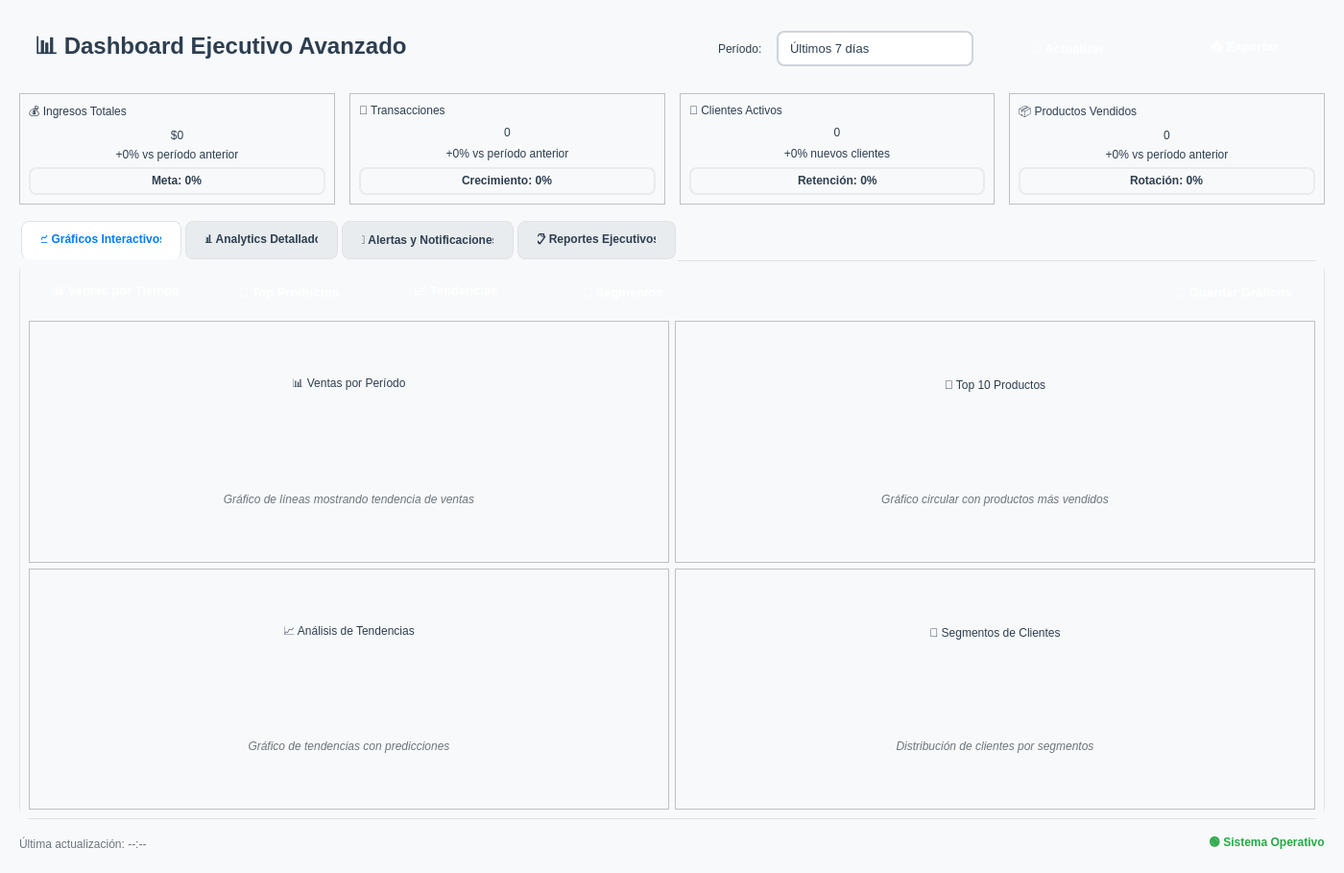
<?xml version="1.0" encoding="UTF-8"?>
<ui version="4.0">
 <class>ExecutiveDashboardAdvancedWidget</class>
 <widget class="QWidget" name="ExecutiveDashboardAdvancedWidget">
  <property name="geometry">
   <rect>
    <x>0</x>
    <y>0</y>
    <width>1400</width>
    <height>900</height>
   </rect>
  </property>
  <property name="windowTitle">
   <string>📊 Dashboard Ejecutivo Avanzado</string>
  </property>
  <property name="styleSheet">
   <string>
QWidget {
    background-color: #f8f9fa;
    color: #2c3e50;
    font-family: 'Segoe UI', Arial, sans-serif;
}

QFrame#frameKPI {
    background: qlineargradient(x1:0, y1:0, x2:1, y2:1, 
                stop:0 #ffffff, stop:1 #f8f9fa);
    border: 1px solid #e9ecef;
    border-radius: 12px;
    padding: 15px;
    margin: 5px;
}

QFrame#frameChart {
    background: white;
    border: 1px solid #dee2e6;
    border-radius: 12px;
    padding: 20px;
    margin: 10px;
}

QLabel#lblKPITitle {
    font-size: 14px;
    font-weight: bold;
    color: #6c757d;
    margin-bottom: 5px;
}

QLabel#lblKPIValue {
    font-size: 28px;
    font-weight: bold;
    color: #007bff;
    margin: 5px 0px;
}

QLabel#lblKPIChange {
    font-size: 12px;
    font-weight: bold;
    margin-top: 3px;
}

QLabel#lblPositive {
    color: #28a745;
}

QLabel#lblNegative {
    color: #dc3545;
}

QLabel#lblNeutral {
    color: #6c757d;
}

QPushButton {
    background: qlineargradient(x1:0, y1:0, x2:0, y2:1, 
                stop:0 #007bff, stop:1 #0056b3);
    color: white;
    border: none;
    border-radius: 8px;
    padding: 12px 24px;
    font-weight: bold;
    font-size: 13px;
    min-width: 120px;
}

QPushButton:hover {
    background: qlineargradient(x1:0, y1:0, x2:0, y2:1, 
                stop:0 #0056b3, stop:1 #004085);
}

QPushButton:pressed {
    background: #004085;
}

QPushButton#btnRefresh {
    background: qlineargradient(x1:0, y1:0, x2:0, y2:1, 
                stop:0 #28a745, stop:1 #1e7e34);
}

QPushButton#btnRefresh:hover {
    background: qlineargradient(x1:0, y1:0, x2:0, y2:1, 
                stop:0 #1e7e34, stop:1 #1c7430);
}

QPushButton#btnExport {
    background: qlineargradient(x1:0, y1:0, x2:0, y2:1, 
                stop:0 #ffc107, stop:1 #e0a800);
    color: #212529;
}

QPushButton#btnExport:hover {
    background: qlineargradient(x1:0, y1:0, x2:0, y2:1, 
                stop:0 #e0a800, stop:1 #d39e00);
}

QPushButton#btnAlert {
    background: qlineargradient(x1:0, y1:0, x2:0, y2:1, 
                stop:0 #dc3545, stop:1 #c82333);
}

QPushButton#btnAlert:hover {
    background: qlineargradient(x1:0, y1:0, x2:0, y2:1, 
                stop:0 #c82333, stop:1 #bd2130);
}

QComboBox {
    background: white;
    border: 2px solid #ced4da;
    border-radius: 8px;
    padding: 8px 12px;
    font-size: 13px;
    min-width: 150px;
}

QComboBox:focus {
    border-color: #007bff;
}

QComboBox::drop-down {
    border: none;
    width: 25px;
}

QComboBox::down-arrow {
    width: 12px;
    height: 12px;
}

QTabWidget::pane {
    border: 1px solid #dee2e6;
    background: white;
    border-radius: 12px;
    margin-top: -1px;
}

QTabBar::tab {
    background: #e9ecef;
    border: 1px solid #dee2e6;
    padding: 12px 20px;
    margin: 2px;
    border-radius: 8px 8px 0 0;
    font-weight: bold;
    min-width: 100px;
}

QTabBar::tab:selected {
    background: white;
    border-bottom-color: white;
    color: #007bff;
}

QTabBar::tab:hover {
    background: #f8f9fa;
}

QProgressBar {
    border: 2px solid #e9ecef;
    border-radius: 8px;
    text-align: center;
    font-weight: bold;
    background: #f8f9fa;
    min-height: 25px;
}

QProgressBar::chunk {
    background: qlineargradient(x1:0, y1:0, x2:1, y2:0, 
                stop:0 #007bff, stop:1 #0056b3);
    border-radius: 6px;
}

QListWidget {
    border: 1px solid #dee2e6;
    border-radius: 8px;
    background: white;
    padding: 10px;
    font-size: 13px;
}

QListWidget::item {
    border: 1px solid transparent;
    border-radius: 4px;
    padding: 8px;
    margin: 2px;
}

QListWidget::item:selected {
    background: #007bff;
    color: white;
}

QListWidget::item:hover {
    background: #e3f2fd;
}

QTableWidget {
    border: 1px solid #dee2e6;
    border-radius: 8px;
    gridline-color: #e9ecef;
    background: white;
    alternate-background-color: #f8f9fa;
    selection-background-color: #007bff;
    selection-color: white;
}

QTableWidget::item {
    padding: 12px 8px;
    border-bottom: 1px solid #e9ecef;
}

QHeaderView::section {
    background: qlineargradient(x1:0, y1:0, x2:0, y2:1, 
                stop:0 #f8f9fa, stop:1 #e9ecef);
    padding: 12px 8px;
    border: 1px solid #dee2e6;
    font-weight: bold;
    color: #495057;
    font-size: 13px;
}

QScrollArea {
    border: none;
    background: transparent;
}

QFrame#frameAlert {
    background: #f8d7da;
    border: 1px solid #f5c6cb;
    border-radius: 8px;
    padding: 15px;
    margin: 5px;
}

QFrame#frameSuccess {
    background: #d4edda;
    border: 1px solid #c3e6cb;
    border-radius: 8px;
    padding: 15px;
    margin: 5px;
}

QFrame#frameWarning {
    background: #fff3cd;
    border: 1px solid #ffeaa7;
    border-radius: 8px;
    padding: 15px;
    margin: 5px;
}

QLabel#lblChartTitle {
    font-size: 16px;
    font-weight: bold;
    color: #2c3e50;
    padding: 10px;
}

QTextEdit {
    border: 1px solid #dee2e6;
    border-radius: 8px;
    padding: 15px;
    background: white;
    font-size: 13px;
    line-height: 1.5;
}
   </string>
  </property>
  <layout class="QVBoxLayout" name="mainLayout">
   <property name="spacing">
    <number>15</number>
   </property>
   <property name="leftMargin">
    <number>20</number>
   </property>
   <property name="topMargin">
    <number>20</number>
   </property>
   <property name="rightMargin">
    <number>20</number>
   </property>
   <property name="bottomMargin">
    <number>20</number>
   </property>
   <item>
    <layout class="QHBoxLayout" name="headerLayout">
     <item>
      <widget class="QLabel" name="lblTitle">
       <property name="text">
        <string>📊 Dashboard Ejecutivo Avanzado</string>
       </property>
       <property name="styleSheet">
        <string>font-size: 24px; font-weight: bold; color: #2c3e50; padding: 10px;</string>
       </property>
      </widget>
     </item>
     <item>
      <spacer name="horizontalSpacer">
       <property name="orientation">
        <enum>Qt::Horizontal</enum>
       </property>
       <property name="sizeHint" stdset="0">
        <size>
         <width>40</width>
         <height>20</height>
        </size>
       </property>
      </spacer>
     </item>
     <item>
      <widget class="QLabel" name="lblPeriodSelector">
       <property name="text">
        <string>Período:</string>
       </property>
      </widget>
     </item>
     <item>
      <widget class="QComboBox" name="cmbPeriod">
       <item>
        <property name="text">
         <string>Últimos 7 días</string>
        </property>
       </item>
       <item>
        <property name="text">
         <string>Últimos 30 días</string>
        </property>
       </item>
       <item>
        <property name="text">
         <string>Últimos 90 días</string>
        </property>
       </item>
       <item>
        <property name="text">
         <string>Último año</string>
        </property>
       </item>
       <item>
        <property name="text">
         <string>Comparar años</string>
        </property>
       </item>
      </widget>
     </item>
     <item>
      <widget class="QPushButton" name="btnRefreshDashboard" id="btnRefresh">
       <property name="text">
        <string>🔄 Actualizar</string>
       </property>
       <property name="toolTip">
        <string>Actualizar todos los datos del dashboard</string>
       </property>
      </widget>
     </item>
     <item>
      <widget class="QPushButton" name="btnExportDashboard" id="btnExport">
       <property name="text">
        <string>📤 Exportar</string>
       </property>
      </widget>
     </item>
    </layout>
   </item>
   <item>
    <layout class="QHBoxLayout" name="kpiLayout">
     <item>
      <widget class="QFrame" name="frameRevenue" id="frameKPI">
       <property name="frameShape">
        <enum>QFrame::StyledPanel</enum>
       </property>
       <property name="frameShadow">
        <enum>QFrame::Raised</enum>
       </property>
       <layout class="QVBoxLayout" name="revenueLayout">
        <item>
         <widget class="QLabel" name="lblRevenueTitle" id="lblKPITitle">
          <property name="text">
           <string>💰 Ingresos Totales</string>
          </property>
         </widget>
        </item>
        <item>
         <widget class="QLabel" name="lblRevenueValue" id="lblKPIValue">
          <property name="text">
           <string>$0</string>
          </property>
          <property name="alignment">
           <set>Qt::AlignCenter</set>
          </property>
         </widget>
        </item>
        <item>
         <widget class="QLabel" name="lblRevenueChange" id="lblKPIChange">
          <property name="text">
           <string>+0% vs período anterior</string>
          </property>
          <property name="alignment">
           <set>Qt::AlignCenter</set>
          </property>
         </widget>
        </item>
        <item>
         <widget class="QProgressBar" name="progressRevenue">
          <property name="value">
           <number>0</number>
          </property>
          <property name="format">
           <string>Meta: %p%</string>
          </property>
         </widget>
        </item>
       </layout>
      </widget>
     </item>
     <item>
      <widget class="QFrame" name="frameTransactions" id="frameKPI">
       <property name="frameShape">
        <enum>QFrame::StyledPanel</enum>
       </property>
       <property name="frameShadow">
        <enum>QFrame::Raised</enum>
       </property>
       <layout class="QVBoxLayout" name="transactionsLayout">
        <item>
         <widget class="QLabel" name="lblTransactionsTitle" id="lblKPITitle">
          <property name="text">
           <string>🛒 Transacciones</string>
          </property>
         </widget>
        </item>
        <item>
         <widget class="QLabel" name="lblTransactionsValue" id="lblKPIValue">
          <property name="text">
           <string>0</string>
          </property>
          <property name="alignment">
           <set>Qt::AlignCenter</set>
          </property>
         </widget>
        </item>
        <item>
         <widget class="QLabel" name="lblTransactionsChange" id="lblKPIChange">
          <property name="text">
           <string>+0% vs período anterior</string>
          </property>
          <property name="alignment">
           <set>Qt::AlignCenter</set>
          </property>
         </widget>
        </item>
        <item>
         <widget class="QProgressBar" name="progressTransactions">
          <property name="value">
           <number>0</number>
          </property>
          <property name="format">
           <string>Crecimiento: %p%</string>
          </property>
         </widget>
        </item>
       </layout>
      </widget>
     </item>
     <item>
      <widget class="QFrame" name="frameCustomers" id="frameKPI">
       <property name="frameShape">
        <enum>QFrame::StyledPanel</enum>
       </property>
       <property name="frameShadow">
        <enum>QFrame::Raised</enum>
       </property>
       <layout class="QVBoxLayout" name="customersLayout">
        <item>
         <widget class="QLabel" name="lblCustomersTitle" id="lblKPITitle">
          <property name="text">
           <string>👥 Clientes Activos</string>
          </property>
         </widget>
        </item>
        <item>
         <widget class="QLabel" name="lblCustomersValue" id="lblKPIValue">
          <property name="text">
           <string>0</string>
          </property>
          <property name="alignment">
           <set>Qt::AlignCenter</set>
          </property>
         </widget>
        </item>
        <item>
         <widget class="QLabel" name="lblCustomersChange" id="lblKPIChange">
          <property name="text">
           <string>+0% nuevos clientes</string>
          </property>
          <property name="alignment">
           <set>Qt::AlignCenter</set>
          </property>
         </widget>
        </item>
        <item>
         <widget class="QProgressBar" name="progressCustomers">
          <property name="value">
           <number>0</number>
          </property>
          <property name="format">
           <string>Retención: %p%</string>
          </property>
         </widget>
        </item>
       </layout>
      </widget>
     </item>
     <item>
      <widget class="QFrame" name="frameProducts" id="frameKPI">
       <property name="frameShape">
        <enum>QFrame::StyledPanel</enum>
       </property>
       <property name="frameShadow">
        <enum>QFrame::Raised</enum>
       </property>
       <layout class="QVBoxLayout" name="productsLayout">
        <item>
         <widget class="QLabel" name="lblProductsTitle" id="lblKPITitle">
          <property name="text">
           <string>📦 Productos Vendidos</string>
          </property>
         </widget>
        </item>
        <item>
         <widget class="QLabel" name="lblProductsValue" id="lblKPIValue">
          <property name="text">
           <string>0</string>
          </property>
          <property name="alignment">
           <set>Qt::AlignCenter</set>
          </property>
         </widget>
        </item>
        <item>
         <widget class="QLabel" name="lblProductsChange" id="lblKPIChange">
          <property name="text">
           <string>+0% vs período anterior</string>
          </property>
          <property name="alignment">
           <set>Qt::AlignCenter</set>
          </property>
         </widget>
        </item>
        <item>
         <widget class="QProgressBar" name="progressProducts">
          <property name="value">
           <number>0</number>
          </property>
          <property name="format">
           <string>Rotación: %p%</string>
          </property>
         </widget>
        </item>
       </layout>
      </widget>
     </item>
    </layout>
   </item>
   <item>
    <widget class="QTabWidget" name="tabWidget">
     <property name="currentIndex">
      <number>0</number>
     </property>
     <widget class="QWidget" name="tabCharts">
      <attribute name="title">
       <string>📈 Gráficos Interactivos</string>
      </attribute>
      <layout class="QVBoxLayout" name="chartsLayout">
       <item>
        <layout class="QHBoxLayout" name="chartsControlsLayout">
         <item>
          <widget class="QPushButton" name="btnToggleChart1">
           <property name="text">
            <string>📊 Ventas por Tiempo</string>
           </property>
           <property name="checkable">
            <bool>true</bool>
           </property>
           <property name="checked">
            <bool>true</bool>
           </property>
          </widget>
         </item>
         <item>
          <widget class="QPushButton" name="btnToggleChart2">
           <property name="text">
            <string>🥧 Top Productos</string>
           </property>
           <property name="checkable">
            <bool>true</bool>
           </property>
           <property name="checked">
            <bool>true</bool>
           </property>
          </widget>
         </item>
         <item>
          <widget class="QPushButton" name="btnToggleChart3">
           <property name="text">
            <string>📈 Tendencias</string>
           </property>
           <property name="checkable">
            <bool>true</bool>
           </property>
           <property name="checked">
            <bool>true</bool>
           </property>
          </widget>
         </item>
         <item>
          <widget class="QPushButton" name="btnToggleChart4">
           <property name="text">
            <string>🎯 Segmentos</string>
           </property>
           <property name="checkable">
            <bool>true</bool>
           </property>
           <property name="checked">
            <bool>true</bool>
           </property>
          </widget>
         </item>
         <item>
          <spacer name="horizontalSpacer_2">
           <property name="orientation">
            <enum>Qt::Horizontal</enum>
           </property>
           <property name="sizeHint" stdset="0">
            <size>
             <width>40</width>
             <height>20</height>
            </size>
           </property>
          </spacer>
         </item>
         <item>
          <widget class="QPushButton" name="btnSaveCharts" id="btnExport">
           <property name="text">
            <string>💾 Guardar Gráficos</string>
           </property>
          </widget>
         </item>
        </layout>
       </item>
       <item>
        <layout class="QHBoxLayout" name="chartsRowLayout">
         <item>
          <widget class="QFrame" name="frameChart1" id="frameChart">
           <property name="frameShape">
            <enum>QFrame::StyledPanel</enum>
           </property>
           <property name="frameShadow">
            <enum>QFrame::Raised</enum>
           </property>
           <property name="minimumSize">
            <size>
             <width>300</width>
             <height>250</height>
            </size>
           </property>
           <layout class="QVBoxLayout" name="chart1Layout">
            <item>
             <widget class="QLabel" name="lblChart1Title" id="lblChartTitle">
              <property name="text">
               <string>📊 Ventas por Período</string>
              </property>
              <property name="alignment">
               <set>Qt::AlignCenter</set>
              </property>
             </widget>
            </item>
            <item>
             <widget class="QLabel" name="lblChart1Placeholder">
              <property name="text">
               <string>Gráfico de líneas mostrando tendencia de ventas</string>
              </property>
              <property name="alignment">
               <set>Qt::AlignCenter</set>
              </property>
              <property name="styleSheet">
               <string>color: #6c757d; font-style: italic; padding: 40px;</string>
              </property>
              <property name="wordWrap">
               <bool>true</bool>
              </property>
             </widget>
            </item>
           </layout>
          </widget>
         </item>
         <item>
          <widget class="QFrame" name="frameChart2" id="frameChart">
           <property name="frameShape">
            <enum>QFrame::StyledPanel</enum>
           </property>
           <property name="frameShadow">
            <enum>QFrame::Raised</enum>
           </property>
           <property name="minimumSize">
            <size>
             <width>300</width>
             <height>250</height>
            </size>
           </property>
           <layout class="QVBoxLayout" name="chart2Layout">
            <item>
             <widget class="QLabel" name="lblChart2Title" id="lblChartTitle">
              <property name="text">
               <string>🥧 Top 10 Productos</string>
              </property>
              <property name="alignment">
               <set>Qt::AlignCenter</set>
              </property>
             </widget>
            </item>
            <item>
             <widget class="QLabel" name="lblChart2Placeholder">
              <property name="text">
               <string>Gráfico circular con productos más vendidos</string>
              </property>
              <property name="alignment">
               <set>Qt::AlignCenter</set>
              </property>
              <property name="styleSheet">
               <string>color: #6c757d; font-style: italic; padding: 40px;</string>
              </property>
              <property name="wordWrap">
               <bool>true</bool>
              </property>
             </widget>
            </item>
           </layout>
          </widget>
         </item>
        </layout>
       </item>
       <item>
        <layout class="QHBoxLayout" name="chartsRow2Layout">
         <item>
          <widget class="QFrame" name="frameChart3" id="frameChart">
           <property name="frameShape">
            <enum>QFrame::StyledPanel</enum>
           </property>
           <property name="frameShadow">
            <enum>QFrame::Raised</enum>
           </property>
           <property name="minimumSize">
            <size>
             <width>300</width>
             <height>250</height>
            </size>
           </property>
           <layout class="QVBoxLayout" name="chart3Layout">
            <item>
             <widget class="QLabel" name="lblChart3Title" id="lblChartTitle">
              <property name="text">
               <string>📈 Análisis de Tendencias</string>
              </property>
              <property name="alignment">
               <set>Qt::AlignCenter</set>
              </property>
             </widget>
            </item>
            <item>
             <widget class="QLabel" name="lblChart3Placeholder">
              <property name="text">
               <string>Gráfico de tendencias con predicciones</string>
              </property>
              <property name="alignment">
               <set>Qt::AlignCenter</set>
              </property>
              <property name="styleSheet">
               <string>color: #6c757d; font-style: italic; padding: 40px;</string>
              </property>
              <property name="wordWrap">
               <bool>true</bool>
              </property>
             </widget>
            </item>
           </layout>
          </widget>
         </item>
         <item>
          <widget class="QFrame" name="frameChart4" id="frameChart">
           <property name="frameShape">
            <enum>QFrame::StyledPanel</enum>
           </property>
           <property name="frameShadow">
            <enum>QFrame::Raised</enum>
           </property>
           <property name="minimumSize">
            <size>
             <width>300</width>
             <height>250</height>
            </size>
           </property>
           <layout class="QVBoxLayout" name="chart4Layout">
            <item>
             <widget class="QLabel" name="lblChart4Title" id="lblChartTitle">
              <property name="text">
               <string>🎯 Segmentos de Clientes</string>
              </property>
              <property name="alignment">
               <set>Qt::AlignCenter</set>
              </property>
             </widget>
            </item>
            <item>
             <widget class="QLabel" name="lblChart4Placeholder">
              <property name="text">
               <string>Distribución de clientes por segmentos</string>
              </property>
              <property name="alignment">
               <set>Qt::AlignCenter</set>
              </property>
              <property name="styleSheet">
               <string>color: #6c757d; font-style: italic; padding: 40px;</string>
              </property>
              <property name="wordWrap">
               <bool>true</bool>
              </property>
             </widget>
            </item>
           </layout>
          </widget>
         </item>
        </layout>
       </item>
      </layout>
     </widget>
     <widget class="QWidget" name="tabAnalytics">
      <attribute name="title">
       <string>📊 Analytics Detallado</string>
      </attribute>
      <layout class="QVBoxLayout" name="analyticsLayout">
       <item>
        <layout class="QHBoxLayout" name="analyticsTopLayout">
         <item>
          <widget class="QFrame" name="frameTopProducts" id="frameChart">
           <property name="frameShape">
            <enum>QFrame::StyledPanel</enum>
           </property>
           <property name="frameShadow">
            <enum>QFrame::Raised</enum>
           </property>
           <layout class="QVBoxLayout" name="topProductsLayout">
            <item>
             <widget class="QLabel" name="lblTopProductsTitle" id="lblChartTitle">
              <property name="text">
               <string>🏆 Top 10 Productos Más Vendidos</string>
              </property>
              <property name="alignment">
               <set>Qt::AlignCenter</set>
              </property>
             </widget>
            </item>
            <item>
             <widget class="QTableWidget" name="tblTopProducts">
              <property name="alternatingRowColors">
               <bool>true</bool>
              </property>
              <property name="selectionBehavior">
               <enum>QAbstractItemView::SelectRows</enum>
              </property>
              <property name="sortingEnabled">
               <bool>true</bool>
              </property>
             </widget>
            </item>
           </layout>
          </widget>
         </item>
         <item>
          <widget class="QFrame" name="frameTopCustomers" id="frameChart">
           <property name="frameShape">
            <enum>QFrame::StyledPanel</enum>
           </property>
           <property name="frameShadow">
            <enum>QFrame::Raised</enum>
           </property>
           <layout class="QVBoxLayout" name="topCustomersLayout">
            <item>
             <widget class="QLabel" name="lblTopCustomersTitle" id="lblChartTitle">
              <property name="text">
               <string>💎 Top 10 Clientes VIP</string>
              </property>
              <property name="alignment">
               <set>Qt::AlignCenter</set>
              </property>
             </widget>
            </item>
            <item>
             <widget class="QTableWidget" name="tblTopCustomers">
              <property name="alternatingRowColors">
               <bool>true</bool>
              </property>
              <property name="selectionBehavior">
               <enum>QAbstractItemView::SelectRows</enum>
              </property>
              <property name="sortingEnabled">
               <bool>true</bool>
              </property>
             </widget>
            </item>
           </layout>
          </widget>
         </item>
        </layout>
       </item>
       <item>
        <widget class="QFrame" name="framePerformanceMetrics" id="frameChart">
         <property name="frameShape">
          <enum>QFrame::StyledPanel</enum>
         </property>
         <property name="frameShadow">
          <enum>QFrame::Raised</enum>
         </property>
         <layout class="QVBoxLayout" name="performanceMetricsLayout">
          <item>
           <widget class="QLabel" name="lblPerformanceTitle" id="lblChartTitle">
            <property name="text">
             <string>⚡ Métricas de Rendimiento</string>
            </property>
            <property name="alignment">
             <set>Qt::AlignCenter</set>
            </property>
           </widget>
          </item>
          <item>
           <widget class="QTableWidget" name="tblPerformanceMetrics">
            <property name="maximumHeight">
             <number>200</number>
            </property>
            <property name="alternatingRowColors">
             <bool>true</bool>
            </property>
            <property name="selectionBehavior">
             <enum>QAbstractItemView::SelectRows</enum>
            </property>
            <property name="sortingEnabled">
             <bool>true</bool>
            </property>
           </widget>
          </item>
         </layout>
        </widget>
       </item>
      </layout>
     </widget>
     <widget class="QWidget" name="tabAlerts">
      <attribute name="title">
       <string>🚨 Alertas y Notificaciones</string>
      </attribute>
      <layout class="QVBoxLayout" name="alertsLayout">
       <item>
        <layout class="QHBoxLayout" name="alertsControlsLayout">
         <item>
          <widget class="QPushButton" name="btnCriticalAlerts" id="btnAlert">
           <property name="text">
            <string>🚨 Críticas (0)</string>
           </property>
          </widget>
         </item>
         <item>
          <widget class="QPushButton" name="btnWarningAlerts" id="btnExport">
           <property name="text">
            <string>⚠️ Advertencias (0)</string>
           </property>
          </widget>
         </item>
         <item>
          <widget class="QPushButton" name="btnInfoAlerts">
           <property name="text">
            <string>ℹ️ Información (0)</string>
           </property>
          </widget>
         </item>
         <item>
          <spacer name="horizontalSpacer_3">
           <property name="orientation">
            <enum>Qt::Horizontal</enum>
           </property>
           <property name="sizeHint" stdset="0">
            <size>
             <width>40</width>
             <height>20</height>
            </size>
           </property>
          </spacer>
         </item>
         <item>
          <widget class="QPushButton" name="btnMarkAllRead">
           <property name="text">
            <string>✅ Marcar Todas Leídas</string>
           </property>
          </widget>
         </item>
        </layout>
       </item>
       <item>
        <layout class="QHBoxLayout" name="alertsContentLayout">
         <item>
          <widget class="QFrame" name="frameCriticalAlerts" id="frameAlert">
           <property name="frameShape">
            <enum>QFrame::StyledPanel</enum>
           </property>
           <property name="frameShadow">
            <enum>QFrame::Raised</enum>
           </property>
           <layout class="QVBoxLayout" name="criticalAlertsLayout">
            <item>
             <widget class="QLabel" name="lblCriticalTitle">
              <property name="text">
               <string>🚨 Alertas Críticas</string>
              </property>
              <property name="styleSheet">
               <string>font-weight: bold; color: #dc3545; font-size: 14px;</string>
              </property>
             </widget>
            </item>
            <item>
             <widget class="QListWidget" name="listCriticalAlerts">
              <property name="maximumHeight">
               <number>150</number>
              </property>
             </widget>
            </item>
           </layout>
          </widget>
         </item>
         <item>
          <widget class="QFrame" name="frameWarningAlerts" id="frameWarning">
           <property name="frameShape">
            <enum>QFrame::StyledPanel</enum>
           </property>
           <property name="frameShadow">
            <enum>QFrame::Raised</enum>
           </property>
           <layout class="QVBoxLayout" name="warningAlertsLayout">
            <item>
             <widget class="QLabel" name="lblWarningTitle">
              <property name="text">
               <string>⚠️ Advertencias</string>
              </property>
              <property name="styleSheet">
               <string>font-weight: bold; color: #e0a800; font-size: 14px;</string>
              </property>
             </widget>
            </item>
            <item>
             <widget class="QListWidget" name="listWarningAlerts">
              <property name="maximumHeight">
               <number>150</number>
              </property>
             </widget>
            </item>
           </layout>
          </widget>
         </item>
         <item>
          <widget class="QFrame" name="frameInfoAlerts" id="frameSuccess">
           <property name="frameShape">
            <enum>QFrame::StyledPanel</enum>
           </property>
           <property name="frameShadow">
            <enum>QFrame::Raised</enum>
           </property>
           <layout class="QVBoxLayout" name="infoAlertsLayout">
            <item>
             <widget class="QLabel" name="lblInfoTitle">
              <property name="text">
               <string>ℹ️ Información</string>
              </property>
              <property name="styleSheet">
               <string>font-weight: bold; color: #28a745; font-size: 14px;</string>
              </property>
             </widget>
            </item>
            <item>
             <widget class="QListWidget" name="listInfoAlerts">
              <property name="maximumHeight">
               <number>150</number>
              </property>
             </widget>
            </item>
           </layout>
          </widget>
         </item>
        </layout>
       </item>
       <item>
        <widget class="QFrame" name="frameAlertHistory" id="frameChart">
         <property name="frameShape">
          <enum>QFrame::StyledPanel</enum>
         </property>
         <property name="frameShadow">
          <enum>QFrame::Raised</enum>
         </property>
         <layout class="QVBoxLayout" name="alertHistoryLayout">
          <item>
           <widget class="QLabel" name="lblAlertHistoryTitle" id="lblChartTitle">
            <property name="text">
             <string>📚 Historial de Alertas</string>
            </property>
            <property name="alignment">
             <set>Qt::AlignCenter</set>
            </property>
           </widget>
          </item>
          <item>
           <widget class="QTextEdit" name="txtAlertHistory">
            <property name="maximumHeight">
             <number>200</number>
            </property>
            <property name="readOnly">
             <bool>true</bool>
            </property>
            <property name="html">
             <string>&lt;!DOCTYPE HTML PUBLIC &quot;-//W3C//DTD HTML 4.0//EN&quot; &quot;http://www.w3.org/TR/REC-html40/strict.dtd&quot;&gt;
&lt;html&gt;&lt;head&gt;&lt;meta name=&quot;qrichtext&quot; content=&quot;1&quot; /&gt;&lt;style type=&quot;text/css&quot;&gt;
p, li { white-space: pre-wrap; }
&lt;/style&gt;&lt;/head&gt;&lt;body style=&quot; font-family:'Segoe UI',Arial,sans-serif; font-size:13pt; font-weight:400; font-style:normal;&quot;&gt;
&lt;p style=&quot; margin-top:0px; margin-bottom:0px; margin-left:0px; margin-right:0px; -qt-block-indent:0; text-indent:0px;&quot;&gt;&lt;span style=&quot; color:#6c757d;&quot;&gt;El historial de alertas aparecerá aquí...&lt;/span&gt;&lt;/p&gt;&lt;/body&gt;&lt;/html&gt;</string>
            </property>
           </widget>
          </item>
         </layout>
        </widget>
       </item>
      </layout>
     </widget>
     <widget class="QWidget" name="tabReports">
      <attribute name="title">
       <string>📋 Reportes Ejecutivos</string>
      </attribute>
      <layout class="QVBoxLayout" name="reportsLayout">
       <item>
        <layout class="QHBoxLayout" name="reportsControlsLayout">
         <item>
          <widget class="QPushButton" name="btnGenerateExecutiveReport">
           <property name="text">
            <string>📊 Generar Reporte Ejecutivo</string>
           </property>
          </widget>
         </item>
         <item>
          <widget class="QPushButton" name="btnGenerateFinancialReport">
           <property name="text">
            <string>💰 Reporte Financiero</string>
           </property>
          </widget>
         </item>
         <item>
          <widget class="QPushButton" name="btnGenerateOperationalReport">
           <property name="text">
            <string>⚙️ Reporte Operacional</string>
           </property>
          </widget>
         </item>
         <item>
          <spacer name="horizontalSpacer_4">
           <property name="orientation">
            <enum>Qt::Horizontal</enum>
           </property>
           <property name="sizeHint" stdset="0">
            <size>
             <width>40</width>
             <height>20</height>
            </size>
           </property>
          </spacer>
         </item>
         <item>
          <widget class="QPushButton" name="btnScheduleReports" id="btnExport">
           <property name="text">
            <string>⏰ Programar Reportes</string>
           </property>
          </widget>
         </item>
        </layout>
       </item>
       <item>
        <widget class="QScrollArea" name="scrollReports">
         <property name="widgetResizable">
          <bool>true</bool>
         </property>
         <widget class="QWidget" name="scrollAreaWidgetContents_2">
          <property name="geometry">
           <rect>
            <x>0</x>
            <y>0</y>
            <width>1356</width>
            <height>500</height>
           </rect>
          </property>
          <layout class="QVBoxLayout" name="scrollReportsLayout">
           <item>
            <widget class="QFrame" name="frameExecutiveSummary" id="frameChart">
             <property name="frameShape">
              <enum>QFrame::StyledPanel</enum>
             </property>
             <property name="frameShadow">
              <enum>QFrame::Raised</enum>
             </property>
             <layout class="QVBoxLayout" name="executiveSummaryLayout">
              <item>
               <widget class="QLabel" name="lblExecutiveSummaryTitle" id="lblChartTitle">
                <property name="text">
                 <string>📋 Resumen Ejecutivo</string>
                </property>
                <property name="alignment">
                 <set>Qt::AlignCenter</set>
                </property>
               </widget>
              </item>
              <item>
               <widget class="QTextEdit" name="txtExecutiveSummary">
                <property name="maximumHeight">
                 <number>200</number>
                </property>
                <property name="html">
                 <string>&lt;!DOCTYPE HTML PUBLIC &quot;-//W3C//DTD HTML 4.0//EN&quot; &quot;http://www.w3.org/TR/REC-html40/strict.dtd&quot;&gt;
&lt;html&gt;&lt;head&gt;&lt;meta name=&quot;qrichtext&quot; content=&quot;1&quot; /&gt;&lt;style type=&quot;text/css&quot;&gt;
p, li { white-space: pre-wrap; }
&lt;/style&gt;&lt;/head&gt;&lt;body style=&quot; font-family:'Segoe UI',Arial,sans-serif; font-size:13pt; font-weight:400; font-style:normal;&quot;&gt;
&lt;p style=&quot; margin-top:0px; margin-bottom:0px; margin-left:0px; margin-right:0px; -qt-block-indent:0; text-indent:0px;&quot;&gt;&lt;span style=&quot; color:#6c757d;&quot;&gt;Genere un reporte ejecutivo para ver el resumen...&lt;/span&gt;&lt;/p&gt;&lt;/body&gt;&lt;/html&gt;</string>
                </property>
               </widget>
              </item>
             </layout>
            </widget>
           </item>
           <item>
            <layout class="QHBoxLayout" name="reportsBottomLayout">
             <item>
              <widget class="QFrame" name="frameKeyInsights" id="frameChart">
               <property name="frameShape">
                <enum>QFrame::StyledPanel</enum>
               </property>
               <property name="frameShadow">
                <enum>QFrame::Raised</enum>
               </property>
               <layout class="QVBoxLayout" name="keyInsightsLayout">
                <item>
                 <widget class="QLabel" name="lblKeyInsightsTitle" id="lblChartTitle">
                  <property name="text">
                   <string>🔑 Insights Clave</string>
                  </property>
                  <property name="alignment">
                   <set>Qt::AlignCenter</set>
                  </property>
                 </widget>
                </item>
                <item>
                 <widget class="QListWidget" name="listExecutiveInsights">
                  <property name="maximumHeight">
                   <number>250</number>
                  </property>
                 </widget>
                </item>
               </layout>
              </widget>
             </item>
             <item>
              <widget class="QFrame" name="frameActionItems" id="frameChart">
               <property name="frameShape">
                <enum>QFrame::StyledPanel</enum>
               </property>
               <property name="frameShadow">
                <enum>QFrame::Raised</enum>
               </property>
               <layout class="QVBoxLayout" name="actionItemsLayout">
                <item>
                 <widget class="QLabel" name="lblActionItemsTitle" id="lblChartTitle">
                  <property name="text">
                   <string>🎯 Acciones Recomendadas</string>
                  </property>
                  <property name="alignment">
                   <set>Qt::AlignCenter</set>
                  </property>
                 </widget>
                </item>
                <item>
                 <widget class="QListWidget" name="listActionItems">
                  <property name="maximumHeight">
                   <number>250</number>
                  </property>
                 </widget>
                </item>
               </layout>
              </widget>
             </item>
            </layout>
           </item>
          </layout>
         </widget>
        </widget>
       </item>
      </layout>
     </widget>
    </widget>
   </item>
   <item>
    <layout class="QHBoxLayout" name="footerLayout">
     <item>
      <widget class="QLabel" name="lblLastUpdateFooter">
       <property name="text">
        <string>Última actualización: --:--</string>
       </property>
       <property name="styleSheet">
        <string>color: #6c757d; font-size: 12px;</string>
       </property>
      </widget>
     </item>
     <item>
      <spacer name="horizontalSpacer_5">
       <property name="orientation">
        <enum>Qt::Horizontal</enum>
       </property>
       <property name="sizeHint" stdset="0">
        <size>
         <width>40</width>
         <height>20</height>
        </size>
       </property>
      </spacer>
     </item>
     <item>
      <widget class="QLabel" name="lblSystemStatus">
       <property name="text">
        <string>🟢 Sistema Operativo</string>
       </property>
       <property name="styleSheet">
        <string>color: #28a745; font-weight: bold; font-size: 12px;</string>
       </property>
      </widget>
     </item>
    </layout>
   </item>
  </layout>
 </widget>
 <resources/>
 <connections/>
</ui>
